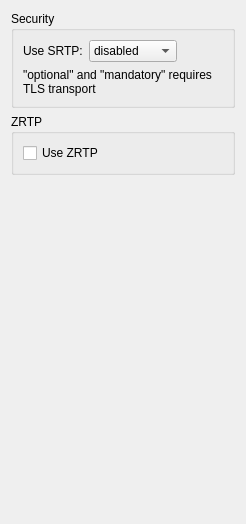
       <widget class="QWidget" name="page_9">
        <layout class="QVBoxLayout" name="verticalLayout_6">
         <item>
          <widget class="QGroupBox" name="groupBox_13">
           <property name="title">
            <string>Security</string>
           </property>
           <layout class="QGridLayout" name="gridLayout_35">
            <item row="1" column="2">
             <spacer name="horizontalSpacer_6">
              <property name="orientation">
               <enum>Qt::Horizontal</enum>
              </property>
              <property name="sizeHint" stdset="0">
               <size>
                <width>40</width>
                <height>20</height>
               </size>
              </property>
             </spacer>
            </item>
            <item row="1" column="1">
             <widget class="StyledComboBox" name="cbUseSrtp">
              <item>
               <property name="text">
                <string>disabled</string>
               </property>
              </item>
              <item>
               <property name="text">
                <string>optional</string>
               </property>
              </item>
              <item>
               <property name="text">
                <string>mandatory</string>
               </property>
              </item>
             </widget>
            </item>
            <item row="1" column="0">
             <widget class="QLabel" name="label_17">
              <property name="text">
               <string>Use SRTP:</string>
              </property>
             </widget>
            </item>
            <item row="2" column="0" colspan="3">
             <widget class="QLabel" name="label_18">
              <property name="text">
               <string>&quot;optional&quot; and &quot;mandatory&quot; requires TLS transport</string>
              </property>
              <property name="wordWrap">
               <bool>true</bool>
              </property>
             </widget>
            </item>
           </layout>
          </widget>
         </item>
         <item>
          <widget class="QGroupBox" name="groupBox_14">
           <property name="title">
            <string>ZRTP</string>
           </property>
           <layout class="QVBoxLayout" name="verticalLayout_7">
            <item>
             <widget class="QCheckBox" name="chkbUseZrtp">
              <property name="text">
               <string>Use ZRTP</string>
              </property>
             </widget>
            </item>
           </layout>
          </widget>
         </item>
         <item>
          <spacer name="verticalSpacer_11">
           <property name="orientation">
            <enum>Qt::Vertical</enum>
           </property>
           <property name="sizeHint" stdset="0">
            <size>
             <width>20</width>
             <height>338</height>
            </size>
           </property>
          </spacer>
         </item>
        </layout>
       </widget>
